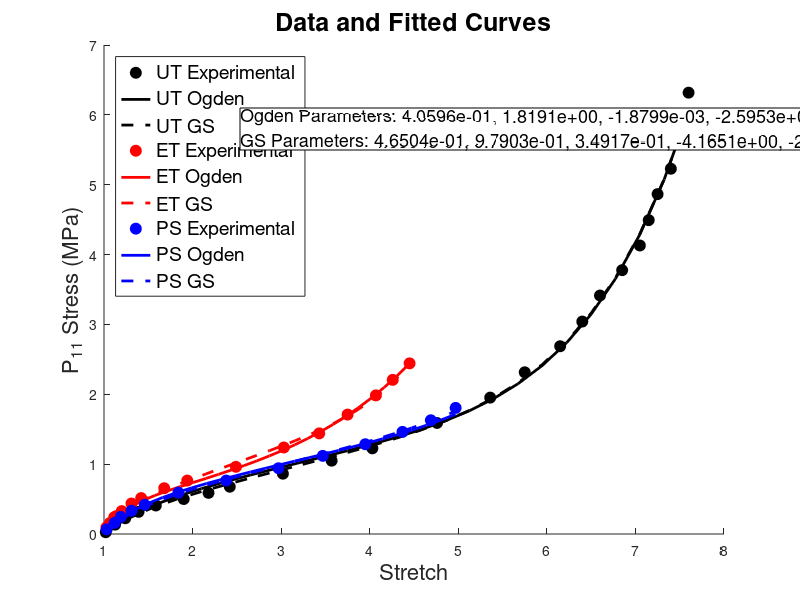
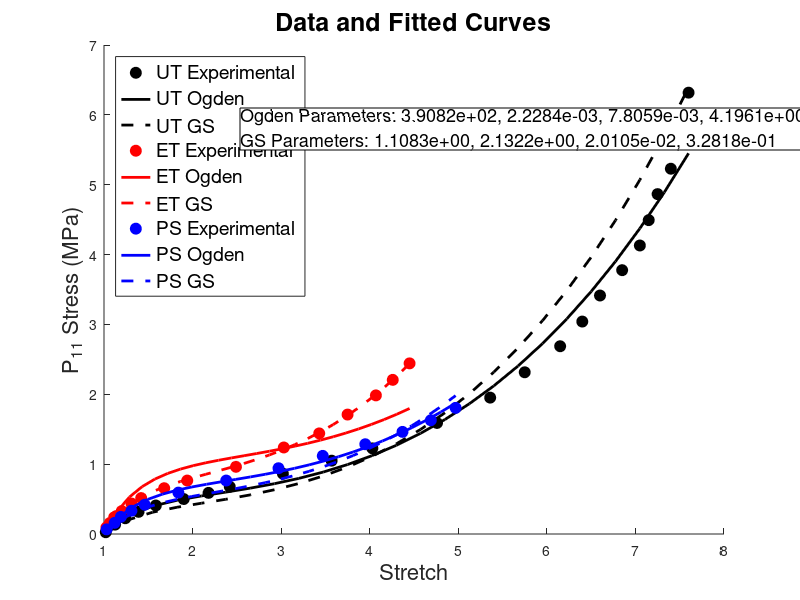

Reproduce these figures in MATLAB, in order.
%% This code is to draw figures by parameters input
% Ogden Model with 6 parameters and GS Model with 6 parameters
% Input variables are Ogden_paras and GS_paras

clc;clear;
close all

% loading data
Treloar_UT_strain = importdata("./Treloar-UT/strain.txt");
Treloar_UT_stress = importdata("./Treloar-UT/stress.txt");

Treloar_ET_strain = importdata("./Treloar-ET/strain.txt");
Treloar_ET_stress = importdata("./Treloar-ET/stress.txt");

Treloar_PS_strain = importdata("./Treloar-PS/strain.txt");
Treloar_PS_stress = importdata("./Treloar-PS/stress.txt");

% Ogden_paras = [mu_1, alpha_1, mu_2, alpha_2, mu_3, alpha_3]
% Unit of mu: MPa
Ogden_paras = [0.405964970933792, 1.81905863300734, -0.00187993204611, -2.595253951490412, 0.000001822612535, 8.189521472029236];

% P_11 of Ogden Model
Ogden_UT = @(x, xdata) x(1) * ( xdata .^ (x(2) - 1.0) - xdata .^ (-0.5 * x(2) - 1.0) ) ... 
+ x(3) * ( xdata .^ (x(4) - 1.0) - xdata .^ (-0.5 * x(4) - 1.0) ) ...
+ x(5) * ( xdata .^ (x(6) - 1.0) - xdata .^ (-0.5 * x(6) - 1.0) );

Ogden_ET = @(x, xdata) x(1) * ( xdata .^ (x(2) - 1.0) - xdata .^ (-2.0 * x(2) - 1.0) ) ... 
+ x(3) * ( xdata .^ (x(4) - 1.0) - xdata .^ (-2.0 * x(4) - 1.0) ) ...
+ x(5) * ( xdata .^ (x(6) - 1.0) - xdata .^ (-2.0 * x(6) - 1.0) );

Ogden_PS = @(x, xdata) x(1) * ( xdata .^ (x(2) - 1.0) - xdata .^ (-1.0 * x(2) - 1.0) ) ... 
+ x(3) * ( xdata .^ (x(4) - 1.0) - xdata .^ (-1.0 * x(4) - 1.0) ) ...
+ x(5) * ( xdata .^ (x(6) - 1.0) - xdata .^ (-1.0 * x(6) - 1.0) );

% GS_paras = [n_1, m_1, mu_1, n_2, m_2, mu_2] 
% Unit of mu: MPa
GS_paras = [0.465040714994318, 0.979025160756377, 0.349168135852744, -4.165072038687732, -2.493582639751676, 0.000007016260642];

% tool function for generalized strain
term1 = @(x, xdata) 2*x(3)*(xdata.^x(2) - xdata.^(-x(1))) .* ((x(2).*(xdata.^(x(2)-1)) + x(1).*(xdata.^(-x(1)-1)) )  / (x(2)+x(1)).^2);
term2 = @(x, xdata) 2*x(6)*(xdata.^x(5) - xdata.^(-x(4))) .* ((x(5).*(xdata.^(x(5)-1)) + x(4).*(xdata.^(-x(4)-1)) )  / (x(5)+x(4)).^2);

% P_11 of generalized strain
GS_UT = @(x, xdata) term1(x, xdata) + term2(x, xdata) - (xdata.^(-1.5)) .* ( term1(x, xdata.^(-0.5)) + term2(x, xdata.^(-0.5)) );
GS_ET = @(x, xdata) term1(x, xdata) + term2(x, xdata) - (xdata.^(-3.0)) .* ( term1(x, xdata.^(-2.0)) + term2(x, xdata.^(-2.0)) );
GS_PS = @(x, xdata) term1(x, xdata) + term2(x, xdata) - (xdata.^(-2.0)) .* ( term1(x, xdata.^(-1.0)) + term2(x, xdata.^(-1.0)) );

% Prescribed stretch
x_UT = linspace(1.0, max(Treloar_UT_strain), 25);
x_ET = linspace(1.0, max(Treloar_ET_strain), 25);
x_PS = linspace(1.0, max(Treloar_PS_strain), 25);

% Plot
figure;
set(gcf, 'Position', [100, 100, 1000, 1000]); 
hold on;

plot(Treloar_UT_strain, Treloar_UT_stress, 'ko', 'MarkerFaceColor', 'k', 'MarkerSize', 8); 
plot(x_UT, Ogden_UT(Ogden_paras, x_UT), 'Color', 'k', 'LineWidth', 2, 'LineStyle', '-');
plot(x_UT, GS_UT(GS_paras, x_UT), 'Color', 'k', 'LineWidth', 2, 'LineStyle', '--');

plot(Treloar_ET_strain, Treloar_ET_stress, 'ro', 'MarkerFaceColor', 'r', 'MarkerSize', 8); 
plot(x_ET, Ogden_ET(Ogden_paras, x_ET), 'Color', 'r', 'LineWidth', 2, 'LineStyle', '-');
plot(x_ET, GS_ET(GS_paras, x_ET), 'Color', 'r', 'LineWidth', 2, 'LineStyle', '--');

plot(Treloar_PS_strain, Treloar_PS_stress, 'bo', 'MarkerFaceColor', 'b', 'MarkerSize', 8); 
plot(x_PS, Ogden_PS(Ogden_paras, x_PS), 'Color', 'b', 'LineWidth', 2, 'LineStyle', '-');
plot(x_PS, GS_PS(GS_paras, x_PS), 'Color', 'b', 'LineWidth', 2, 'LineStyle', '--');

hold off;

legend('UT Experimental', 'UT Ogden', 'UT GS',...
       'ET Experimental', 'ET Ogden', 'ET GS',...
       'PS Experimental', 'PS Ogden', 'PS GS',...
       'Location', 'northwest', 'FontSize', 14);

title('Data and Fitted Curves', 'FontSize', 18);
xlabel('Stretch', 'FontSize', 16);
ylabel('P_{11} Stress (MPa)', 'FontSize', 16);

% Displaying parameters with scientific notation and four significant figures
Ogden_paras_str = arrayfun(@(x) num2str(x, '%.4e'), Ogden_paras, 'UniformOutput', false);
GS_paras_str = arrayfun(@(x) num2str(x, '%.4e'), GS_paras, 'UniformOutput', false);

% Concatenating parameter strings for display
Ogden_paras_disp = ['Ogden Parameters: ', strjoin(Ogden_paras_str, ', ')];
GS_paras_disp = ['GS Parameters: ', strjoin(GS_paras_str, ', ')];

% Annotation box for displaying parameters
dim = [0.3, 0.75, 0.3, 0.15];
str = {Ogden_paras_disp, GS_paras_disp};
annotation('textbox', dim, 'String', str, 'FitBoxToText', 'on', 'FontSize', 13, 'BackgroundColor', 'white');

% Exporting the figure
saveas(gcf, 'Ogden_vs_GS_6.png');

%% This code is to draw figures by parameters input
% Ogden Model with 6 parameters and GS Model with 4 parameters
% Input variables are Ogden_paras and GS_paras

clc;clear;
close all

% loading data
Treloar_UT_strain = importdata("./Treloar-UT/strain.txt");
Treloar_UT_stress = importdata("./Treloar-UT/stress.txt");

Treloar_ET_strain = importdata("./Treloar-ET/strain.txt");
Treloar_ET_stress = importdata("./Treloar-ET/stress.txt");

Treloar_PS_strain = importdata("./Treloar-PS/strain.txt");
Treloar_PS_stress = importdata("./Treloar-PS/stress.txt");

% Ogden_paras = [mu_1, alpha_1, mu_2, alpha_2]
% Unit of mu: MPa
Ogden_paras = [390.8211183597691, 0.0022284257709, 0.0078059420489, 4.1961222565320];

% P_11 of Ogden Model
Ogden_UT = @(x, xdata) x(1) * ( xdata .^ (x(2) - 1.0) - xdata .^ (-0.5 * x(2) - 1.0) ) ... 
+ x(3) * ( xdata .^ (x(4) - 1.0) - xdata .^ (-0.5 * x(4) - 1.0) );

Ogden_ET = @(x, xdata) x(1) * ( xdata .^ (x(2) - 1.0) - xdata .^ (-2.0 * x(2) - 1.0) ) ... 
+ x(3) * ( xdata .^ (x(4) - 1.0) - xdata .^ (-2.0 * x(4) - 1.0) );

Ogden_PS = @(x, xdata) x(1) * ( xdata .^ (x(2) - 1.0) - xdata .^ (-1.0 * x(2) - 1.0) ) ... 
+ x(3) * ( xdata .^ (x(4) - 1.0) - xdata .^ (-1.0 * x(4) - 1.0) );

% GS_paras = [n_1, m_1, mu_1, mu2] 
% Unit of mu: MPa
GS_paras = [1.108303207795022, 2.132228187397911, 0.020105378489500, 0.328183193193576];

% tool function for generalized strain
term1 = @(x, xdata) 2*x(3)*(xdata.^x(2) - xdata.^(-x(1))) .* ((x(2).*(xdata.^(x(2)-1)) + x(1).*(xdata.^(-x(1)-1)) )  / (x(2)+x(1)).^2);
term2 = @(x, xdata) 2*x(4).*log(xdata)./xdata;

% P_11 of generalized strain
GS_UT = @(x, xdata) term1(x, xdata) + term2(x, xdata) - (xdata.^(-1.5)) .* ( term1(x, xdata.^(-0.5)) + term2(x, xdata.^(-0.5)) );
GS_ET = @(x, xdata) term1(x, xdata) + term2(x, xdata) - (xdata.^(-3.0)) .* ( term1(x, xdata.^(-2.0)) + term2(x, xdata.^(-2.0)) );
GS_PS = @(x, xdata) term1(x, xdata) + term2(x, xdata) - (xdata.^(-2.0)) .* ( term1(x, xdata.^(-1.0)) + term2(x, xdata.^(-1.0)) );

% Prescribed stretch
x_UT = linspace(1.0, max(Treloar_UT_strain), 25);
x_ET = linspace(1.0, max(Treloar_ET_strain), 25);
x_PS = linspace(1.0, max(Treloar_PS_strain), 25);

% Plot
figure;
set(gcf, 'Position', [100, 100, 1000, 1000]); 
hold on;

plot(Treloar_UT_strain, Treloar_UT_stress, 'ko', 'MarkerFaceColor', 'k', 'MarkerSize', 8); 
plot(x_UT, Ogden_UT(Ogden_paras, x_UT), 'Color', 'k', 'LineWidth', 2, 'LineStyle', '-');
plot(x_UT, GS_UT(GS_paras, x_UT), 'Color', 'k', 'LineWidth', 2, 'LineStyle', '--');

plot(Treloar_ET_strain, Treloar_ET_stress, 'ro', 'MarkerFaceColor', 'r', 'MarkerSize', 8); 
plot(x_ET, Ogden_ET(Ogden_paras, x_ET), 'Color', 'r', 'LineWidth', 2, 'LineStyle', '-');
plot(x_ET, GS_ET(GS_paras, x_ET), 'Color', 'r', 'LineWidth', 2, 'LineStyle', '--');

plot(Treloar_PS_strain, Treloar_PS_stress, 'bo', 'MarkerFaceColor', 'b', 'MarkerSize', 8); 
plot(x_PS, Ogden_PS(Ogden_paras, x_PS), 'Color', 'b', 'LineWidth', 2, 'LineStyle', '-');
plot(x_PS, GS_PS(GS_paras, x_PS), 'Color', 'b', 'LineWidth', 2, 'LineStyle', '--');
hold off;

legend('UT Experimental', 'UT Ogden', 'UT GS',...
       'ET Experimental', 'ET Ogden', 'ET GS',...
       'PS Experimental', 'PS Ogden', 'PS GS',...
       'Location', 'northwest', 'FontSize', 14);

title('Data and Fitted Curves', 'FontSize', 18);
xlabel('Stretch', 'FontSize', 16);
ylabel('P_{11} Stress (MPa)', 'FontSize', 16);

% Displaying parameters with scientific notation and four significant figures
Ogden_paras_str = arrayfun(@(x) num2str(x, '%.4e'), Ogden_paras, 'UniformOutput', false);
GS_paras_str = arrayfun(@(x) num2str(x, '%.4e'), GS_paras, 'UniformOutput', false);

% Concatenating parameter strings for display
Ogden_paras_disp = ['Ogden Parameters: ', strjoin(Ogden_paras_str, ', ')];
GS_paras_disp = ['GS Parameters: ', strjoin(GS_paras_str, ', ')];

% Annotation box for displaying parameters
dim = [0.3, 0.75, 0.3, 0.15];
str = {Ogden_paras_disp, GS_paras_disp};
annotation('textbox', dim, 'String', str, 'FitBoxToText', 'on', 'FontSize', 13, 'BackgroundColor', 'white');

% Exporting the figure
saveas(gcf, 'Ogden_vs_GS_4.png');